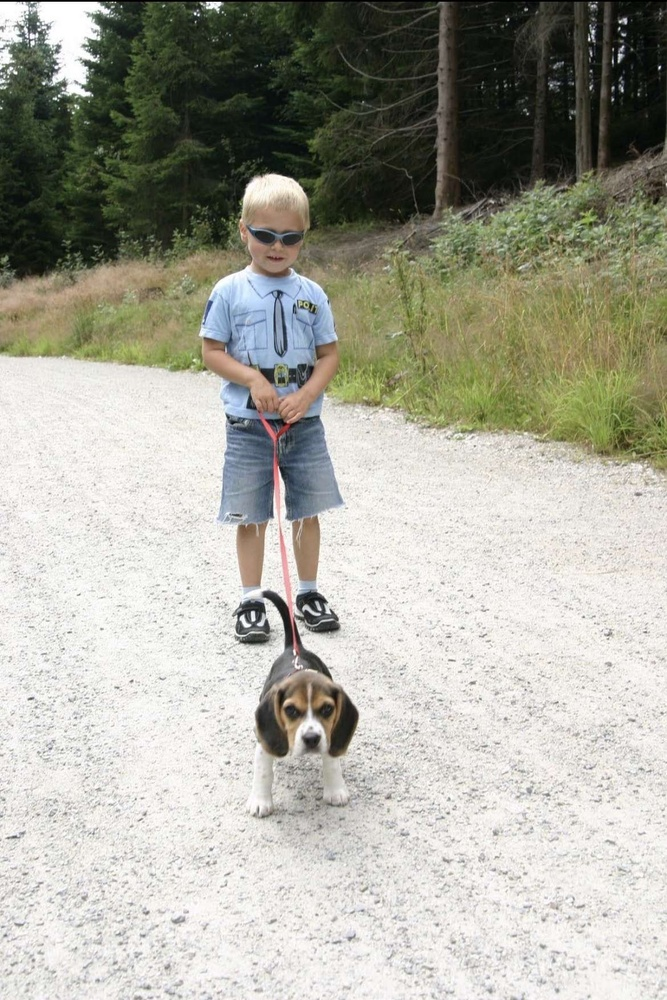
#> input picture images/demo1.JPG, 667 x 1000 px, shrunk from 1170 x 1753 before the run
$ python -i image_editor.py   (imports and definitions only)
#> lines starting #> are read from the running program, lines starting #| are printed output that depends on the picture
#> further down, picture is the input picture: PIL image 667x1000 RGB; mean R, G, B 169.4, 169, 157.7
from PIL import Image, ImageEnhance, ImageFilter
import os

# Function to apply a sepia filter
def apply_sepia(image):
    width, height = image.size
    pixels = image.load()

    for py in range(height):
        for px in range(width):
            r, g, b = image.getpixel((px, py))

            # Apply sepia filter
            tr = int(0.393 * r + 0.769 * g + 0.189 * b)
            tg = int(0.349 * r + 0.686 * g + 0.168 * b)
            tb = int(0.272 * r + 0.534 * g + 0.131 * b)

            if tr > 255:
                tr = 255
            if tg > 255:
                tg = 255
            if tb > 255:
                tb = 255

            pixels[px, py] = (tr, tg, tb)

    return image

# Function to add a slight blur and noise for an analogue look
def apply_analogue_effect(image):
    image = image.filter(ImageFilter.GaussianBlur(1))  # Slight blur
    enhancer = ImageEnhance.Contrast(image)
    image = enhancer.enhance(0.85)  # Reduce contrast slightly
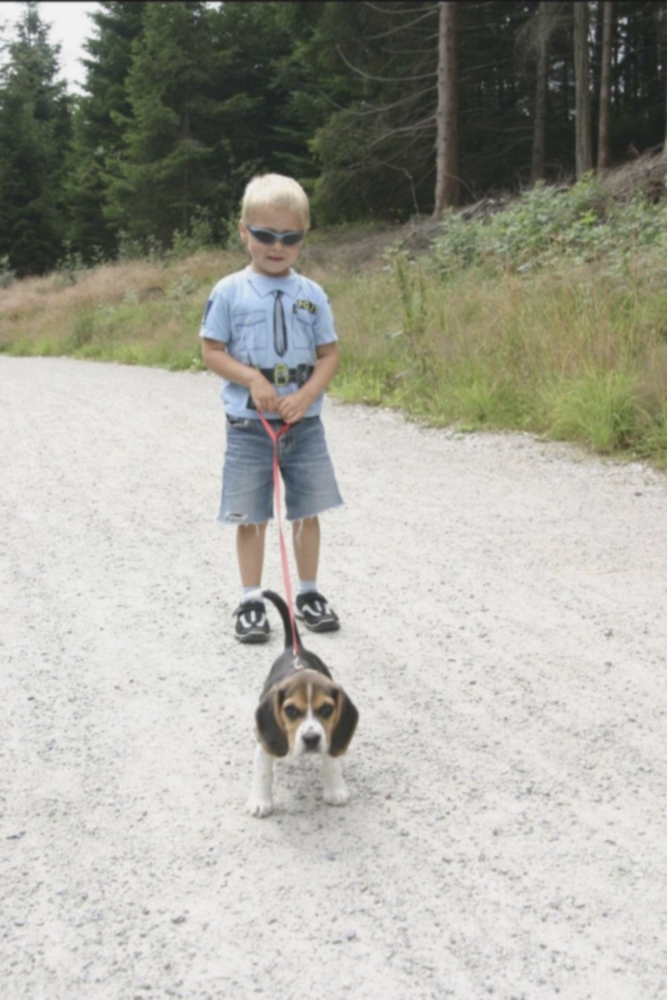
#> image: PIL image 667x1000 RGB; mean R, G, B 168.1, 167.8, 158.2

    # Adding grain (noise)
    px = image.load()
    width, height = image.size
#> width = 667; height = 1000
    for py in range(height):
        for px in range(width):
            r, g, b = image.getpixel((px, py))
            noise = int((os.urandom(1)[0] - 128) / 64)  # Adding random noise
            r = max(0, min(r + noise, 255))
            g = max(0, min(g + noise, 255))
            b = max(0, min(b + noise, 255))
            image.putpixel((px, py), (r, g, b))

    return image

# Ask the user for their preferences
# [2 lines not run here, left out]

path = './images'
pathOut = './editedImages'

# [20 lines not run here, left out]

>>> from PIL import Image
>>> picture = Image.open('images/demo1.JPG')
>>> result = apply_analogue_effect(picture)
